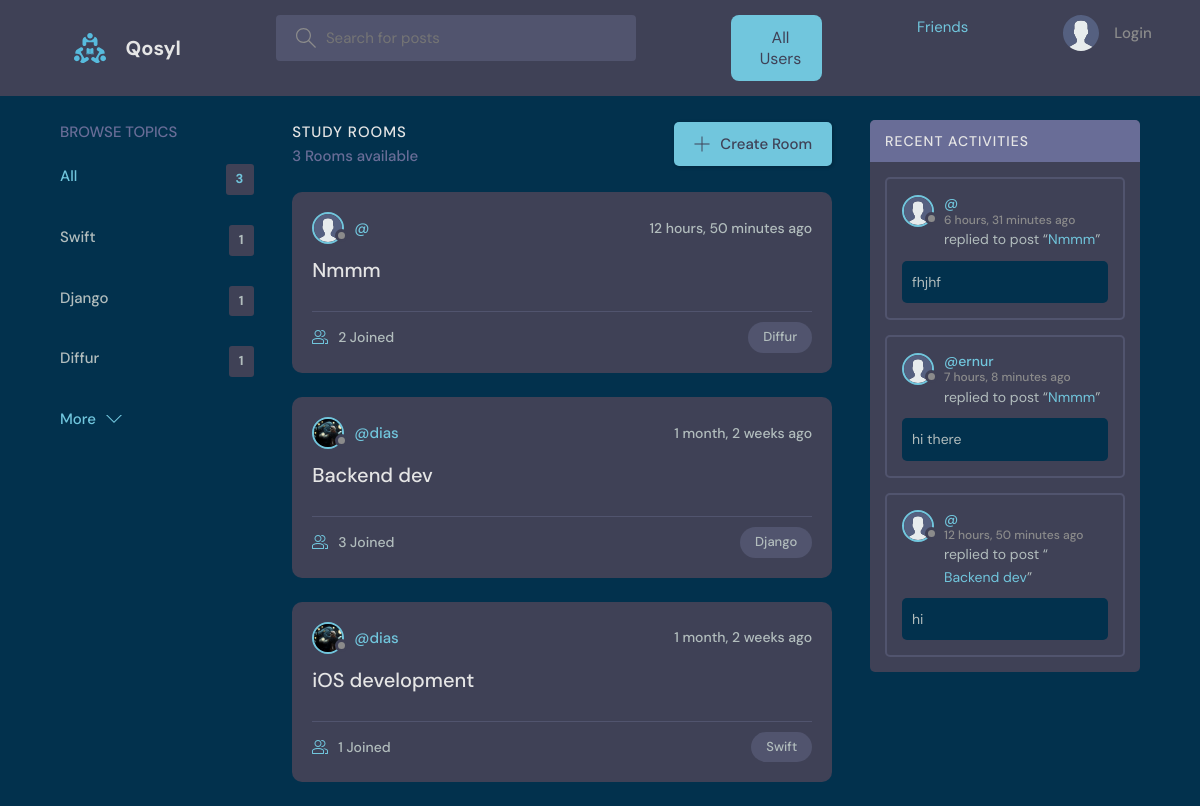
Before: / with the older database file.
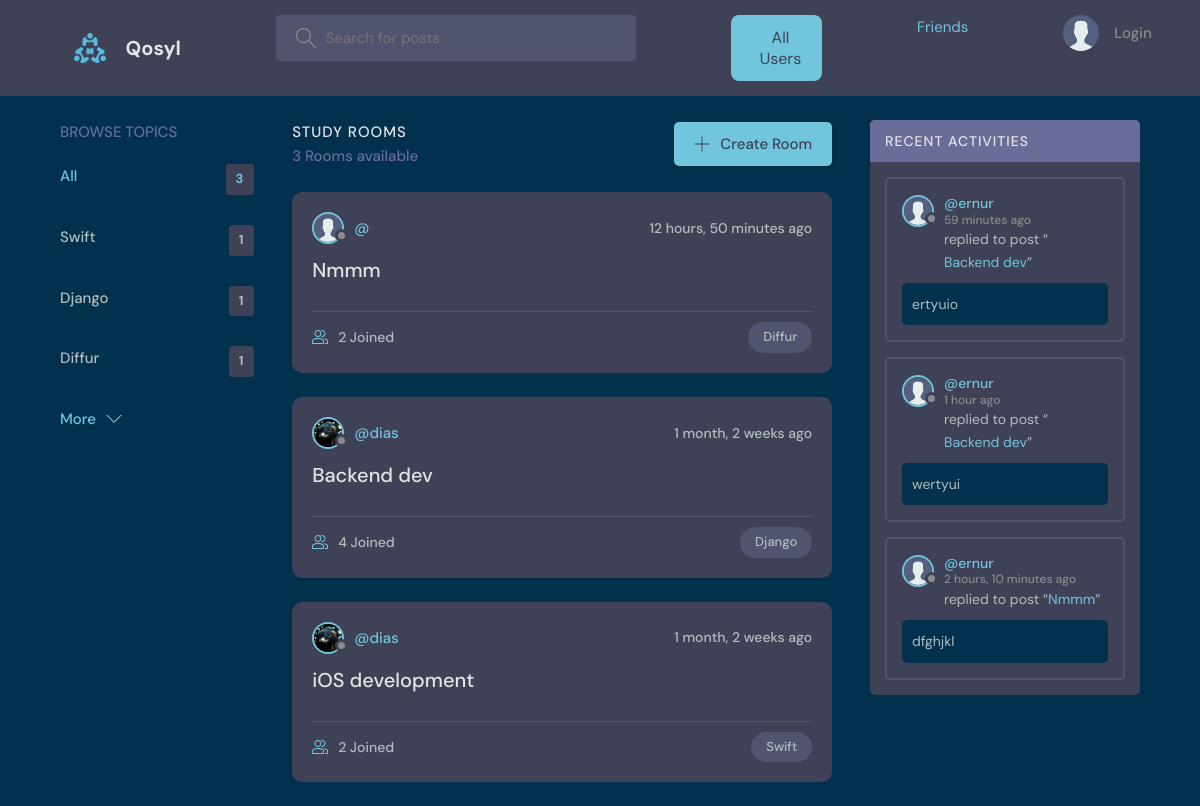
After: the same page with the newer database file.
### users/models.py (models this page shows, shortened)
class Topic(models.Model):
    name = models.CharField(max_length=200)

class User(AbstractUser):
    name = models.CharField(max_length=200, null=True)
    email = models.EmailField(unique=True, null=True)
    bio = models.TextField(null=True)
    avatar = models.ImageField(upload_to='avatars/', default='avatar.svg')
    friends = models.ManyToManyField('self', blank=True, symmetrical=True, related_name='user_friends')
    USERNAME_FIELD = 'email'
    REQUIRED_FIELDS = []
    objects = UserManager()

### rooms/models.py (models this page shows)
class Room(models.Model):
    host = models.ForeignKey(settings.AUTH_USER_MODEL, on_delete=models.SET_NULL, null=True)
    topic = models.ForeignKey('users.Topic', on_delete=models.SET_NULL, null=True)
    name = models.CharField(max_length=200)
    description = models.TextField(null=True, blank=True)
    participants = models.ManyToManyField(settings.AUTH_USER_MODEL, related_name='participants', blank=True)
    updated = models.DateTimeField(auto_now=True)
    created = models.DateTimeField(auto_now_add=True)
    class Meta:
        ordering = ['-updated', '-created']
    def __str__(self):
        return self.name

### chat/models.py (models this page shows, shortened)
class Message(models.Model):
    user = models.ForeignKey(settings.AUTH_USER_MODEL, on_delete=models.CASCADE)
    room = models.ForeignKey(Room, on_delete=models.CASCADE)
    body = models.TextField()
    updated = models.DateTimeField(auto_now=True)
    created = models.DateTimeField(auto_now_add=True)
    class Meta:
        ordering = ['-updated', '-created']

### base/views.py (the view)
# urls.py: 2. Add a URL to urlpatterns:  path('', views.home, name='home')
def home(request):
    q = request.GET.get('q') if request.GET.get('q') != None else ''
    rooms = Room.objects.filter(
        Q(topic__name__icontains=q) |
        Q(name__icontains=q) |
        Q(description__icontains=q)
    )
    topics = Topic.objects.all()[0:5]
    room_count = rooms.count()
    room_messages = Message.objects.filter(
        Q(room__topic__name__icontains=q))[0:3]
    context = {'rooms': rooms, 'topics': topics,
               'room_count': room_count, 'room_messages': room_messages}
    return render(request, 'base/home.html', context)

### base/templates/base/home.html (shortened to what this page needs)
{% extends 'main.html' %}
{% block content %}
<main class="layout layout--3">
  <div class="container">
    {% include 'users/topics_component.html' %}
    <div class="roomList">
      <div class="roomList__header">
        <div>
          <h2>Study Rooms</h2>
          <p>{{room_count}} Rooms available</p>
        </div>
        <a class="btn btn--main" href="{% url 'create-room' %}">
          <svg version="1.1" xmlns="http://www.w3.org/2000/svg" width="32" height="32" viewBox="0 0 32 32">
            <title>add</title>
            <path
              d="M16.943 0.943h-1.885v14.115h-14.115v1.885h14.115v14.115h1.885v-14.115h14.115v-1.885h-14.115v-14.115z">
            </path>
          </svg>
          Create Room
        </a>
      </div>
      {% include 'base/feed_component.html' %}
    </div>
    {% include 'chat/activity_component.html' %}
  </div>
</main>
{% endblock %}

### users/templates/users/topics_component.html
<div class="topics">
    <div class="topics__header">
        <h2>Browse Topics</h2>
    </div>
    <ul class="topics__list">
        <li>
            <a href="{% url 'home' %}" class="active">All <span>{{topics.count}}</span></a>
        </li>
        {% for topic in topics %}
        <li>
            <a href="{% url 'home' %}?q={{topic.name}}">{{topic.name}}<span>{{topic.room_set.all.count}}</span></a>
        </li>
        {% endfor %}
    </ul>
    <a class="btn btn--link" href="{% url 'topics' %}">
        More
        <svg version="1.1" xmlns="http://www.w3.org/2000/svg" width="32" height="32" viewBox="0 0 32 32">
            <title>chevron-down</title>
            <path d="M16 21l-13-13h-3l16 16 16-16h-3l-13 13z"></path>
        </svg>
    </a>
</div>

### base/templates/base/feed_component.html (shortened to what this page needs)
{% for room in rooms %}
<div class="roomListRoom">
    <div class="roomListRoom__header">
        <a href="{% url 'user-profile' room.host.id %}" class="roomListRoom__author">
            <div class="avatar avatar--small">
                <img src="{{room.host.avatar.url}}" />
            </div>
            <span>@{{room.host.username}}</span>
        </a>
        <div class="roomListRoom__actions">
            <span>{{room.created|timesince}} ago</span>
        </div>
    </div>
    <div class="roomListRoom__content">
        <a href="{% url 'room' room.id %}">{{room.name}}</a>
    </div>
    <div class="roomListRoom__meta">
        <a href="{% url 'room' room.id %}" class="roomListRoom__joined">
            {{room.participants.all.count}} Joined
        </a>
        <p class="roomListRoom__topic">{{room.topic.name}}</p>
    </div>
</div>
{% endfor %}

### chat/templates/chat/activity_component.html (shortened to what this page needs)
<div class="activities">
    <div class="activities__header">
        <h2>Recent Activities</h2>
    </div>
    {% for message in room_messages %}
    <div class="activities__box">
        <div class="activities__boxHeader roomListRoom__header">
            <a href="{% url 'user-profile' message.user.id %}" class="roomListRoom__author">
                <div class="avatar avatar--small">
                    <img src="{{message.user.avatar.url}}" />
                </div>
                <p>
                    @{{message.user.username}}
                    <span>{{message.created|timesince}} ago</span>
                </p>
            </a>
        </div>
        <div class="activities__boxContent">
            <p>replied to post “<a href="{% url 'room' message.room.id %}">{{message.room}}</a>”</p>
            <div class="activities__boxRoomContent">{{message.body}}</div>
        </div>
    </div>
    {% endfor %}
</div>

Changed rows visible on the page:
no longer on this page (row unchanged): Message: user.avatar (placeholder picture), created "6 hours, 31 minutes", room "Nmmm", body "fhjhf"
no longer on this page (row unchanged): Message: user.avatar (placeholder picture), user.username "ernur", created "7 hours, 8 minutes", room "Nmmm", body "hi there"
no longer on this page (row unchanged): Message: user.avatar (placeholder picture), created "12 hours, 50 minutes", room "Backend dev", body "hi"
computed for Room "Backend dev": participants.all.count "3" → "4"
computed for Room "iOS development": participants.all.count "1" → "2"
added Message: user.avatar (placeholder picture), user.username "ernur", created "59 minutes", room "Backend dev", body "ertyuio"
added Message: user.avatar (placeholder picture), user.username "ernur", created "1 hour", room "Backend dev", body "wertyui"
added Message: user.avatar (placeholder picture), user.username "ernur", created "2 hours, 10 minutes", room "Nmmm", body "dfghjkl"
